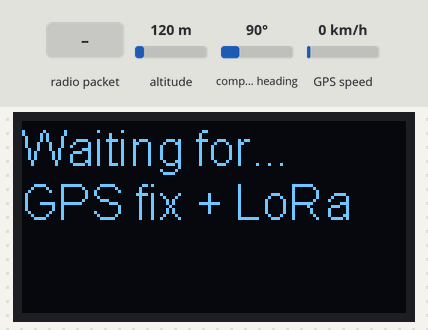
A sketch run on a simulated ESP32. On the bench: 128×64 one-colour display. The inputs (shaded band) are chosen by the test bench; at power-on: altitude 120 m, compass heading 90°, GPS speed 0 km/h. Random numbers use the default seed unless the sketch sets one; the GPS gets a fix after 3 s at 37.7749, -122.4194 with 8 satellites; no radio packets arrive unless stated; what the sketch prints to the serial monitor is not drawn.

Above: at 1.2 s.
1.3 s: radio packet "1" arrives
At 3.8 s:
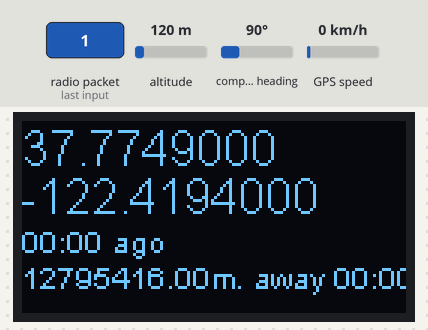
At 10.5 s:
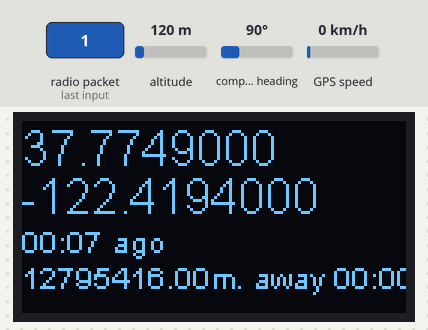
Timing chart, 0 to 10.6 s (numbered marks = the images above; inputs shaded):
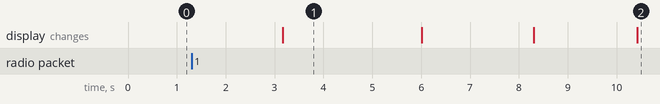

The sketch:

lora-duplex-a-gps-esp32-t-beam.ino
```cpp
#include "src/gps/gps.h"
#include "src/oled/oled.h"
#include "src/lorap2p/lorap2p.h"

#define GPS_ACCURACY 7
#define PERIOD 2000

byte localAddress = 0xAA;
byte peerAddress = 0xBB;

unsigned long localGPSFixMillis;
unsigned long receivedGPSFixMillis;
unsigned long lastKnownHaversineDistanceMillis;

long lastSendTime = 0;
int interval = PERIOD;
long haversine_distance = 0.0;

LatLong localLatlong = {0.0, 0.0};
LatLong lastKnownLocalLatlong = {0.0, 0.0};
LatLong destinationLatlong = {0.0, 0.0};

void setup() {
  Serial.begin(9600);
  Serial.println("Start LoRa GPS duplex");

  initGPS();
  initOLED();
  initLora();

  displayInitOLED();
}

void loop() {
  while (isGPSAvailable()) {
    getLatLong(&localLatlong);
  }

  if (receiveLora(localAddress, &destinationLatlong.latitude, &destinationLatlong.longitude)) {
    receivedGPSFixMillis = millis();
    printStatus("Received", &destinationLatlong, peerAddress, localAddress);
  }

  if (millis() - lastSendTime > interval) {
    if (isGPSValid(&localLatlong)) {

      // If new GPS lat-long is received
      // Then update timestamp
      // Then send to peer LoRa node
      if (!isGPSsameAsLastKnown(&lastKnownLocalLatlong, &localLatlong)) {
        localGPSFixMillis = millis();

        String latlongData = String(localLatlong.latitude, GPS_ACCURACY) + "," + String(localLatlong.longitude, GPS_ACCURACY);
        sendLora(latlongData, localAddress, peerAddress);

        lastKnownLocalLatlong.latitude = localLatlong.latitude;
        lastKnownLocalLatlong.longitude = localLatlong.longitude;
      }

      // Always display on the OLED with relative time ago
      String localMillisStr;
      getReadableTime(localGPSFixMillis, localMillisStr);

      Serial.print("Lat-Long: ");
      Serial.print(localLatlong.latitude, 7);
      Serial.print(",");
      Serial.print(localLatlong.longitude, 7);
      Serial.print(" at ");
      Serial.print(localGPSFixMillis);
      Serial.print("ms. ");
      Serial.print(localMillisStr);
      Serial.println(" ago");

      if (doesBothPeerHaveGPSAtSimilarTime(localGPSFixMillis, receivedGPSFixMillis)) {
        haversine_distance = distance(localLatlong.latitude, localLatlong.longitude, destinationLatlong.latitude, destinationLatlong.longitude);
        Serial.print("Haversine distance: ");
        Serial.print(haversine_distance);
        Serial.println("m.");

        lastKnownHaversineDistanceMillis = millis();
      }

      String peerMillisStr;
      getReadableTime(lastKnownHaversineDistanceMillis, peerMillisStr);

      displayOLED(localLatlong.latitude, localLatlong.longitude, localMillisStr, haversine_distance, peerMillisStr);


      lastSendTime = millis();
      interval = random(1000) + PERIOD;
    }
  }
}

void printStatus(String status, struct LatLong *ll, byte addressA, byte addressB) {
  Serial.print(status + " latlong ");
  Serial.print(ll->latitude, GPS_ACCURACY);
  Serial.print(",");
  Serial.print(ll->longitude, GPS_ACCURACY);
  Serial.print(" from 0x" + String(addressA, HEX));
  Serial.println(" to 0x" + String(addressB, HEX));
}

void getReadableTime(long millisTime, String &readableTime) {
  unsigned long seconds = (millis() - millisTime) / 1000;
  unsigned long minutes = seconds / 60;
  unsigned long hours = minutes / 60;
  unsigned long days = hours / 24;
  millisTime %= 1000;
  seconds %= 60;
  minutes %= 60;
  hours %= 24;

  if (days > 0) {
    readableTime = String(days) + " ";
  }

  if (hours > 0) {
    readableTime += String(hours) + ":";
  }

  if (minutes < 10) {
    readableTime += "0";
  }
  readableTime += String(minutes) + ":";

  if (seconds < 10) {
    readableTime += "0";
  }
  readableTime += String(seconds);
}
```

gps.cpp
```cpp
#include "gps.h"
#include <HardwareSerial.h>
#include <TinyGPS++.h>
#include <math.h>

#define R 6371
#define TO_RAD (3.1415926536 / 180)

#define GPS_SERIAL_NUM 1
#define GPS_RX_PIN 34
#define GPS_TX_PIN 12

HardwareSerial GPSSerial(GPS_SERIAL_NUM);
TinyGPSPlus gps;

void initGPS() {
  GPSSerial.begin(9600, SERIAL_8N1, GPS_RX_PIN, GPS_TX_PIN);
}

bool isGPSAvailable() {
  if (GPSSerial.available() > 0) {
    return true;
  }

  return false;
}

bool isGPSValid(LatLong *localLatlong) {
  if (localLatlong->latitude == 0.000 || localLatlong->longitude == 0.000) {
    return false;
  }

  return true;
}

void getLatLong(struct LatLong *ll) {
  gps.encode(GPSSerial.read());
  if (gps.location.isUpdated()){
    ll->latitude = gps.location.lat();  // double TinyGPSLocation::lat()
    ll->longitude = gps.location.lng();  // double TinyGPSLocation::lng()
  }
}

bool isGPSsameAsLastKnown(struct LatLong *lastKnown, struct LatLong *currentKnown) {
  if (lastKnown->latitude == currentKnown->latitude) {
    if (lastKnown->longitude == currentKnown->longitude) {
      return true;
    }
  }

  return false;
}

// Calcutaing haversine distance based on 2 Lat-Longs only makes sense
// if both the Lat-Longs were received around the same time
bool doesBothPeerHaveGPSAtSimilarTime(long localMillis, long peerMillis) {
  long seconds = (localMillis - peerMillis)/1000;

  if (seconds < 0) {
    seconds *= -1;
  }

  // Similar times = ~5 seconds
  if (seconds < 5.0) {
    return true;
  }

  return false;

}
// https://rosettacode.org/wiki/Haversine_formula#C
// Find the distance between 2 lat-long pairs and return the distance in metres, data type double
double distance(double lat1, double lng1, double lat2, double lng2) {
  double dx, dy, dz;
	lng1 -= lng2;
	lng1 *= TO_RAD, lat1 *= TO_RAD, lat2 *= TO_RAD;

	dz = sin(lat1) - sin(lat2);
	dx = cos(lng1) * cos(lat1) - cos(lat2);
	dy = sin(lng1) * cos(lat1);
	return asin(sqrt(dx * dx + dy * dy + dz * dz) / 2) * 2 * R * 1000; // *1000 for metres
}
```

gps.h
```cpp
#include "Arduino.h"

struct LatLong {
  double latitude;
  double longitude;
};

void initGPS();
bool isGPSAvailable();
bool isGPSsameAsLastKnown(struct LatLong *, struct LatLong *);
bool doesBothPeerHaveGPSAtSimilarTime(long, long);
bool isGPSValid(struct LatLong *);
void getLatLong(struct LatLong *);
double distance(double lat1, double lng1, double lat2, double lng2);
```

lorap2p.cpp
```cpp
#include <SPI.h>
#include <LoRa.h>

#define RADIO_CS_PIN 18
#define RADIO_DI0_PIN 26
#define RADIO_RST_PIN 23

void initLora() {
  LoRa.setPins(RADIO_CS_PIN, RADIO_RST_PIN, RADIO_DI0_PIN);

  if (!LoRa.begin(433E6)) {
    Serial.println("LoRa init failed. Check your connections.");
    while (true) { }
  }
}

void sendLora(String outgoing, byte localAddress, byte destinationAddress) {
  LoRa.beginPacket();
  LoRa.write(destinationAddress);
  LoRa.write(localAddress);
  LoRa.write(outgoing.length());
  LoRa.print(outgoing);
  LoRa.endPacket();
}

bool receiveLora(byte localAddress, double* a, double* b) {
  int commaIndex;
  String incoming = "";

  if (LoRa.parsePacket() == 0) {
    return false;
  }

  int recipient = LoRa.read();
  byte sender = LoRa.read();
  byte incomingLength = LoRa.read();

  while (LoRa.available()) {
    incoming += (char)LoRa.read();
  }

  if (incomingLength != incoming.length()) {
    Serial.println("Error: Message length does not match length");
    return false;
  }

  if (recipient != localAddress) {
    Serial.println("Error: Recipient address does not match local address");
    return false;
  }

  commaIndex = incoming.indexOf(',');
  String latitude = incoming.substring(0, commaIndex);
  String longitude = incoming.substring(commaIndex + 1);
  *a = latitude.toDouble();
  *b = longitude.toDouble();

  return true;
}
```

lorap2p.h
```cpp
#include "Arduino.h"

void initLora();
void sendLora(String, byte, byte);
bool receiveLora(byte, double*, double*);
```

oled.cpp
```cpp
#include "SSD1306Wire.h"
#define I2C_SDA 21
#define I2C_SCL 22

SSD1306Wire display(0x3c, I2C_SDA, I2C_SCL);

void initOLED() {
  display.init();

  display.flipScreenVertically();
  display.setFont(ArialMT_Plain_10);
  display.setTextAlignment(TEXT_ALIGN_LEFT);
}

void displayInitOLED() {
  display.clear();

  display.setTextAlignment(TEXT_ALIGN_LEFT);

  display.setFont(ArialMT_Plain_16);
  display.drawString(0, 0, "Waiting for...");
  display.drawString(0, 18, "GPS fix + LoRa");

  display.display();
}

void displayOLED(double latitude, double longitude, String localMillisStr, double distance, String receivedMillisStr) {
  display.clear();

  display.setTextAlignment(TEXT_ALIGN_LEFT);

  display.setFont(ArialMT_Plain_16);
  display.drawString(0, 0, String(latitude, 7));
  display.drawString(0, 16, String(longitude, 7));
  display.setFont(ArialMT_Plain_10);
  display.drawString(0, 34, localMillisStr + " ago");

  display.drawString(0, 46, String(distance) + "m. away " + receivedMillisStr + " ago");

  display.display();
}
```

oled.h
```cpp
#include "Arduino.h"

void initOLED();
void displayInitOLED();
void displayOLED(double, double, String, double, String);
```
